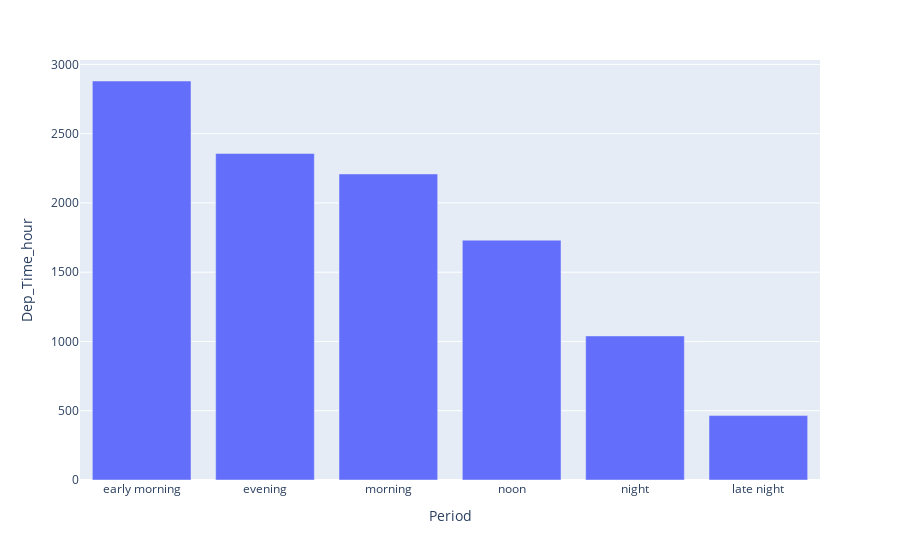

Notebook code for this chart:
### Code cell
px.bar(data_frame = flight_dep, x = flight_dep['Period'], y = flight_dep['Dep_Time_hour'])

### Figure 1 — Plotly figure (JSON) as saved in the notebook; plotly's stock layout.template omitted (floating-point values rounded to 4 significant figures)
{"data": [{"alignmentgroup": "True", "hovertemplate": "Period=%{x}<br>Dep_Time_hour=%{y}<extra></extra>", "legendgroup": "", "marker": {"color": "#636efa", "pattern": {"shape": ""}}, "name": "", "offsetgroup": "", "orientation": "v", "showlegend": false, "textposition": "auto", "type": "bar", "x": ["early morning", "evening", "morning", "noon", "night", "late night"], "xaxis": "x", "y": [2880, 2357, 2209, 1731, 1040, 465], "yaxis": "y"}], "layout": {"barmode": "relative", "legend": {"tracegroupgap": 0}, "margin": {"t": 60}, "xaxis": {"anchor": "y", "domain": [0, 1], "title": {"text": "Period"}}, "yaxis": {"anchor": "x", "domain": [0, 1], "title": {"text": "Dep_Time_hour"}}}}
